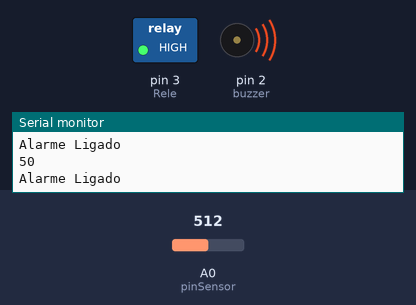
Bench run of a sketch on a simulated Arduino Uno, built with avr-gcc and run on an emulated ATmega328P. Parts: switched loads named in the sketch (green lamp = pin HIGH), buzzer (waves = sounding, pin HIGH), the last lines printed to the serial monitor. Inputs (shaded band) come from the test bench; at power-on: A0 (pinSensor) = 512.

Above: at 4.8 s.
4.9 s: A0 (pinSensor) set to 314
9.9 s: A0 (pinSensor) set to 288
At 12.9 s:
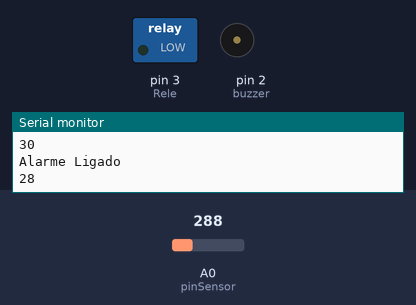
14.9 s: A0 (pinSensor) set to 511
At 17.2 s:
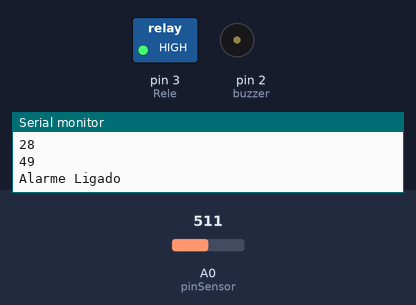
24.2 s: A0 (pinSensor) set to 306
At 28.0 s:
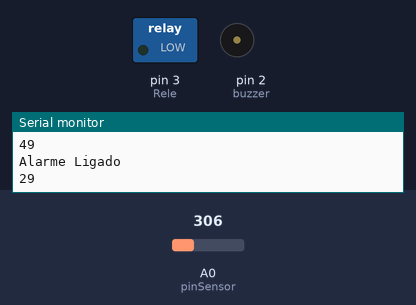
Timing chart, 0 to 29.5 s (numbered marks = the images above; inputs shaded):
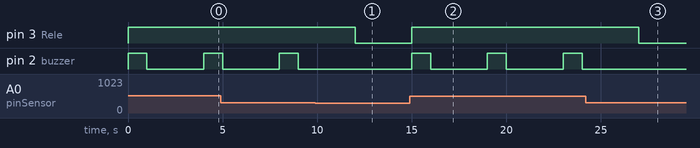

Measured:
- the behaviour switches between 307 and 306 on A0 (pinSensor) (found by bisection; images 0 and 1)
- after the input at 9.9 s, pin 3 (Rele): HIGH → LOW after 2.1 s; pin 2 (buzzer): stays LOW (without the input it goes to HIGH after 2.1 s)
- after the input at 14.9 s, pin 3 (Rele): LOW → HIGH after 0.10 s; pin 2 (buzzer): alternates HIGH for 1.0 s and LOW for 3.0 s, starting after 0.10 s
- after the input at 24.2 s, pin 3 (Rele): HIGH → LOW after 2.8 s; pin 2 (buzzer): stays LOW (without the input it goes to HIGH after 2.8 s)

The sketch:

gas.ino
```cpp
int pinSensor = A0; //Pino Sensor
int Rele = 3; //Pino Relé
int buzzer = 2; //Pino Buzzer
int var = 0;
int ValDesarm = 30; //Variável para selecionar a quantidade de Gás/Fumaça detectada
int valor = 0;

void setup()
{
 Serial.begin(9600); //Inicia porta Serial em 9600 baud
 pinMode(Rele, OUTPUT);
 pinMode(buzzer, OUTPUT);
}

void loop()
{
 valor = analogRead(pinSensor); //Faz a leitura da entrada do sensor
 valor = map(valor, 0, 1023, 0, 100); //Faz a conversão da variável para porcentagem
 Serial.println(valor); //Escreve o valor na porta Serial
 if (valor>=ValDesarm){ //Condição, se valor continuar maior que ValDesarm faça:
 digitalWrite(Rele, HIGH); //Liga relé para solenóide
 digitalWrite(buzzer, HIGH); //Dispara alarme de vazamento ou possível incêndio
 Serial.println("Alarme Ligado"); //Apresenta mensagem na porta serial
 delay(1000); //Tempo de disparo do alarme
 digitalWrite(buzzer, LOW); //Desliga o alarme
 delay(2000); //Aguarda
 }else{
 digitalWrite(Rele, LOW); //Caso contrário permaneça com o relé desligado
 }
 delay(1000);
}
```
